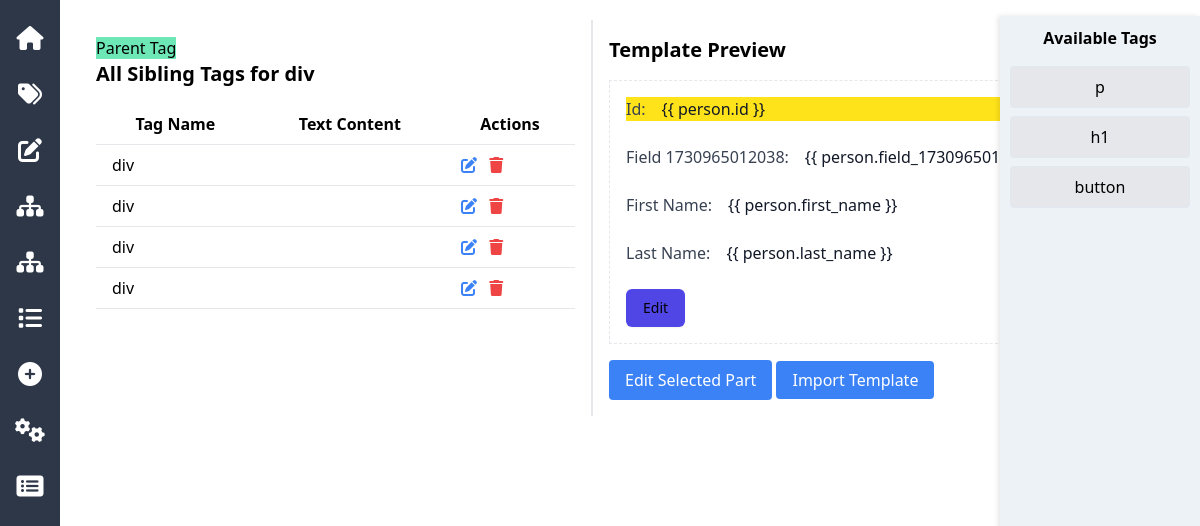
The app's page /idd/template/12/view-all-siblings/?tag_id=173 (signed in) with its own data.
### idd/models.py (models this page shows, shortened)
class Tag(models.Model):
    template = models.ForeignKey(Template, related_name='tags', on_delete=models.CASCADE)
    parent_tag = models.ForeignKey('self', related_name='children', null=True, blank=True, on_delete=models.CASCADE)
    tag_name = models.CharField(max_length=50)
    text_content = models.TextField(blank=True)
    classes = models.ManyToManyField('Class', related_name='tags', through='TagClass')
    django_tag_type = models.CharField(
        max_length=50,
        blank=True,
        null=True,
        choices=[
            ('csrf_token', 'CSRF Token'),
            ('for', 'For Loop'),
            ('endfor', 'End For Loop'),
            ('if', 'If Condition'),
            ('endif', 'End If Condition'),
            ('block', 'Block Tag'),
            ('endblock', 'End Block Tag'),
            ('extends', 'Extends Tag'),
        ]
    )
    position = models.PositiveIntegerField(default=0)
    class Meta:
        unique_together = ('position', 'parent_tag')

### idd/views.py (the view)
# urls.py: path('template/<int:template_id>/view-all-siblings/', view_all_siblings, name='view_all_siblings'),
def view_all_siblings(request, template_id):
    tag_id = request.GET.get('tag_id')
    current_tag = get_object_or_404(Tag, id=tag_id)
    if current_tag.parent_tag:
        siblings = Tag.objects.filter(
            parent_tag=current_tag.parent_tag
        ).exclude(id=current_tag.id)
    else:
        siblings = Tag.objects.filter(
            parent_tag=None,
            template=current_tag.template
        ).exclude(id=current_tag.id)
    data = get_common_data(template_id, tag_id)
    data.update({
        'current_tag': current_tag,
        'siblings': siblings
    })
    return render_with_context(request, 'view_all_siblings.html', data)

### authApp/autoLogoutMiddleware.py (called while the page is built, shortened)
    def __call__(self, request):
        if request.user.is_authenticated:
            last_activity = request.session.get('last_activity')
            current_time = now()
            request.session['last_activity'] = current_time.isoformat()
        return self.get_response(request)

### idd/views.py (called while the page is built)
def render_with_context(request, template_name, context=None, additional_data=None):
    if context is None:
        context = {}
    if additional_data:
        context.update(additional_data)
    return render(request, template_name, context)

def get_common_data(template_id, tag_id=None):
    template = get_object_or_404(Template, id=template_id)
    tag = get_object_or_404(Tag, id=tag_id) if tag_id else None
    html_structure = generate_template_by_id(template_id)
    return {
        'template': template,
        'tag': tag,
        'html_structure': html_structure
    }

### idd/templates/view_all_siblings.html
{% extends 'base_template.html' %}
{% block content %}
<div class="mb-4">
    <h2 class="text-xl font-bold mb-4">All Sibling Tags for {{ tag.tag_name }}</h2>
    <table class="min-w-full bg-white">
        <thead>
            <tr>
                <th class="py-2 px-4 border-b">Tag Name</th>
                <th class="py-2 px-4 border-b">Text Content</th>
                <th class="py-2 px-4 border-b">Actions</th>
            </tr>
        </thead>
        <tbody>
            {% for tag in siblings %}
            <tr>
                <td class="py-2 px-4 border-b">{{ tag.tag_name }}</td>
                <td class="py-2 px-4 border-b">{{ tag.text_content }}</td>
                <td class="py-2 px-4 border-b">
                    <a href="{% url 'view_all_children' template.id %}?tag_id={{ tag.id }}" class="text-blue-500 hover:text-blue-700 mr-2">
                        <i class="fas fa-edit"></i>
                    </a>
                    <a href="{% url 'delete_tag' template.id %}?tag_id={{ tag.id }}" class="text-red-500 hover:text-red-700">
                        <i class="fas fa-trash"></i>
                    </a>
                </td>
            </tr>
            {% endfor %}
        </tbody>
    </table>
</div>
{% endblock %}

### idd/templates/base_template.html (shortened to what this page needs)
<!DOCTYPE html>
<html lang="en">
<head>
    {% load static %}
    <link rel="stylesheet" href="{% static 'js/main.js' %}">
    <link href="https://cdn.jsdelivr.net/npm/tailwindcss@2.0.0/dist/tailwind.min.css" rel="stylesheet">
    <link href="https://cdnjs.cloudflare.com/ajax/libs/font-awesome/6.0.0-beta3/css/all.min.css" rel="stylesheet">
</head>
<body>
    <div class="sidebar">
        <a href="{% url 'template_list' %}" data-tooltip="Home"><i class="fas fa-home"></i></a>
        <a href="{% url 'add_child_tag' template.id %}?tag_id={{tag.id}}" data-tooltip="Add Child Tag"><i class="fas fa-tags"></i></a>
        <a href="{% url 'edit_tag' template.id %}?tag_id={{tag.id}}" data-tooltip="Edit Tag"><i class="fas fa-edit"></i></a>
        <a href="{% url 'view_all_children' template.id %}?tag_id={{tag.id}}" data-tooltip="All Children Tags"><i class="fas fa-sitemap"></i></a>
        <a href="{% url 'view_all_siblings' template.id %}?tag_id={{tag.id}}" data-tooltip="All Sibling Tags"><i class="fas fa-sitemap"></i></a>
        <a href="{% url 'view_all_classes' template.id %}?tag_id={{tag.id}}" data-tooltip="All Classes"><i class="fas fa-list"></i></a>
        <a href="{% url 'add_class' template.id %}?tag_id={{tag.id}}" data-tooltip="Add Class"><i class="fas fa-plus-circle"></i></a>
        <a href="{% url 'add_attribute' template.id %}?tag_id={{tag.id}}" data-tooltip="Add Attribute"><i class="fas fa-cogs"></i></a>
        <a href="{% url 'view_all_attributes' template.id %}?tag_id={{tag.id}}" data-tooltip="All Attributes"><i class="fas fa-list-alt"></i></a>
    </div>
    <div class="container mx-auto mt-5 ml-20">
        <div class="flex">
            <div class="w-1/2 p-4 border-r">
                {% if tag.parent_tag %}
                    <a class="bg-green-300" href="{% url 'view_all_children' template.id %}?tag_id={{ tag.parent_tag.id }}">Parent Tag</a>
                {% endif %}
                {% block content %}
                {% endblock %}
            </div>
            <div class="w-1/2 p-4 border-l">
                <h2 class="text-xl font-bold mb-4">Template Preview</h2>
                <div id="templatePreview" class="border p-4 droppable overflow-auto">
                    {{ html_structure|safe }}
                </div>
                <button id="editSelectedPart" class="bg-blue-500 text-white px-4 py-2 rounded mt-4">Edit Selected Part</button>
                <a href="{% url 'templates_gallery' %}?parent_id={{ tag.template.id }}" class="bg-blue-500 text-white px-4 py-2 rounded mt-4">Import Template</a>
            </div>
        </div>
    </div>
    <div class="tag-list mt-4">
        <h3 class="font-bold text-center mb-4">Available Tags</h3>
        <div id="tag-p" class="tag-item draggable bg-gray-200 hover:bg-gray-300 p-2 rounded mb-2 cursor-move" draggable="true">p</div>
        <div id="tag-h1" class="tag-item draggable bg-gray-200 hover:bg-gray-300 p-2 rounded mb-2 cursor-move" draggable="true">h1</div>
        <div id="tag-button" class="tag-item draggable bg-gray-200 hover:bg-gray-300 p-2 rounded mb-2 cursor-move" draggable="true">button</div>
    </div>
</body>
</html>

### idd/templates/base_template.html (style rules this page uses)
.sidebar { position: fixed; left: 0; top: 0; height: 100%; width: 60px; background-color: #2d3748; color: white; display: flex; flex-direction: column; align-items: center; padding-top: 20px; }
.sidebar a { margin-bottom: 20px; color: white; font-size: 24px; text-align: center; position: relative; }
.draggable { cursor: grab; }
.droppable { border: 2px dashed #4a5568; padding: 10px; min-height: 100px; }
.tag-list { position: fixed; right: 0; top: 0; height: 100%; width: 200px; background-color: #edf2f7; padding: 10px; overflow-y: auto; box-shadow: -2px 0 5px rgba(0, 0, 0, 0.1); }
.tag-item { background-color: #f7fafc; border: 1px solid #e2e8f0; margin-bottom: 10px; padding: 5px; text-align: center; cursor: grab; }
.tag-item { transition: background-color 0.2s ease; cursor: move; }
.droppable { position: relative; min-height: 200px; border: 2px dashed #e5e7eb; transition: border 0.3s ease-in-out; }

### records on screen
Tag: tag_name "div"
Tag: tag_name "div"
Tag: tag_name "div"
Tag: tag_name "div"
Tag: tag_name "div"
Tag: text_content "Id: {{ person.id }} Field 1730965012038: {{ person.field_1730965012038 }} First Name: {{ person.first_name }} Last Name: {{ person.last_name }} Edit"
